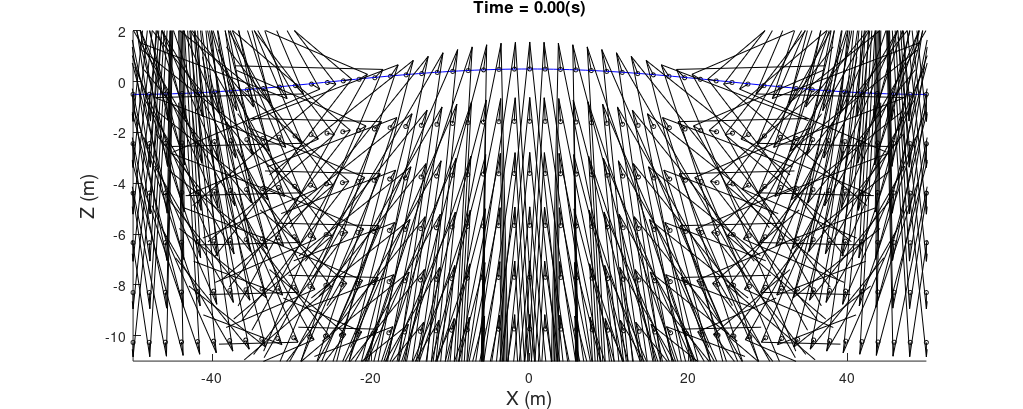

MATLAB code to generate this figure: (Note: this script raises an error after producing the figure.)
% Deep-Water Wave Motion
%
%

clc; clear; fclose all; close all;

% Physical Parameters
Amplitude = 0.5;
WaveLength = 100.0;
WavePeriod = 10.0;
WaterDepth = 100.0;

% Wave Number
WaveNumber = 2*pi/WaveLength;

% Angular Frequency
Freq = 2*pi/WavePeriod;

% Time Setep
Delta_T = WavePeriod/10;

[Ini_ParcelX, Ini_ParcelZ] = meshgrid(-50:2:50, -10:2:0);

DomainX = -200:1:200;

X0 = Ini_ParcelX;
Z0 = Ini_ParcelZ;

for k = [0:1:300]
    
    % Time Step
    t = Delta_T*k;
    
    % Free Surface Elevation
    Surf_Elev = Amplitude*cos(WaveNumber.*DomainX-Freq*t);
    
    % Parcel Motion Distance from the Parcel Centers
    Delta_X = -Amplitude.*exp(WaveNumber.*Z0).*sin(WaveNumber.*X0-Freq.*t);
    Delta_Z = Amplitude.*exp(WaveNumber.*Z0).*cos(WaveNumber.*X0-Freq.*t);

    clf;
    set(gcf,'units','normalized','position',[0.1 0.1 0.8 0.4],'PaperPositionMode','auto'); hold on;
    plot(X0+Delta_X,Z0+Delta_Z,'ko','MarkerSize',3);
    plot(DomainX, Surf_Elev,'b-');
    quiver(X0+Delta_X,Z0+Delta_Z,Delta_X,Delta_Z,0.4,'k-','MaxHeadSize',10.0);
    
    xlim([-50 50]); ylim([-11 2]);
    
    title(['Time = ', num2str(t,'%7.2f'), '(s)'],'fontsize',12);
    xlabel('X (m)','fontsize',14);
    ylabel('Z (m)','fontsize',14);
    ax = gca; ax.FontSize = 12;
    box on; set(gca,'Layer','top');
    
    out_filename = ['dw-nostokes' num2str(k,'%06d') '.png'];
    
    print('-dpng',out_filename);
    
end
